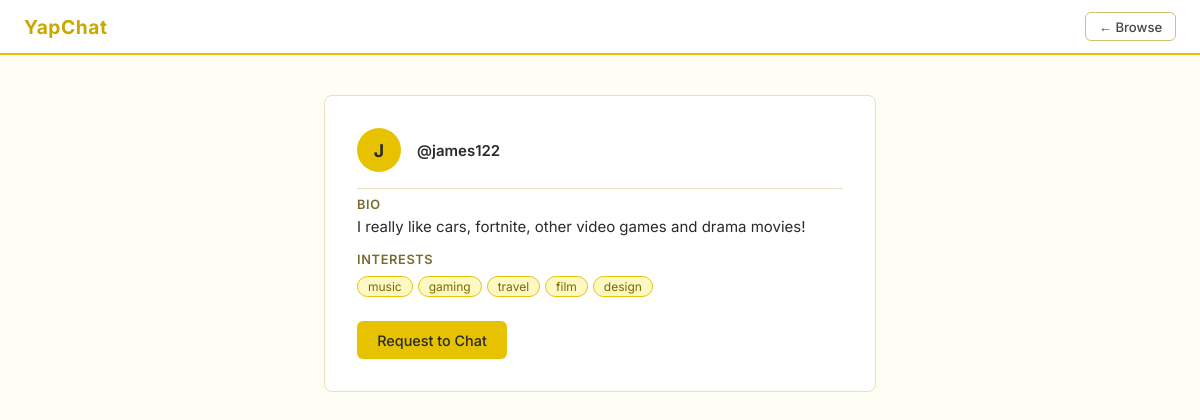
/profile/james122 (signed in), run on the app's committed database.
### tables this page shows
CREATE TABLE users (
                username      TEXT PRIMARY KEY,
                password_hash TEXT NOT NULL,
                bio           TEXT DEFAULT '',
                tags          TEXT DEFAULT ''
            );

### main.py (the view)
@app.route('/profile/<username>') #____________________PROFILE_PAGE________________________
@login_required
def profile(username):
    with get_db() as conn:
        user = conn.execute(
            'SELECT username, bio, tags FROM users WHERE username = ?', (username,)
        ).fetchone()
    if not user:
        return redirect(url_for('browse'))
    user_data = {
        'username': user['username'],
        'bio':      user['bio'],
        'tags':     [t.strip() for t in user['tags'].split(',') if t.strip()]
    }
    return render_template('profile.html', user=user_data,
                           current_user=session['username'])

### main.py (called while the page is built)
def get_db():
    conn = sqlite3.connect(DATABASE)
    conn.row_factory = sqlite3.Row
    return conn

def login_required(f):
    from functools import wraps
    @wraps(f)
    def decorated(*args, **kwargs):
        if 'username' not in session:
            return redirect(url_for('home'))
        return f(*args, **kwargs)
    return decorated

### templates/profile.html (shortened to what this page needs)
<!DOCTYPE html>
<html lang="en">
<head>
  <link rel="stylesheet" href="/static/css/style.css">
</head>
<body>
  <nav class="navbar">
    <span class="navbar-brand">YapChat</span>
    <div class="navbar-links">
      <a href="/browse" class="btn btn-secondary btn-sm">← Browse</a>
    </div>
  </nav>
  <div class="settings-layout">
    <div class="card">
      <div style="display:flex; align-items:center; gap:1rem; margin-bottom:1rem;">
        <div class="user-avatar">{{ user.username[0].upper() }}</div>
        <div>
          <div class="user-name">@{{ user.username }}</div>
        </div>
      </div>
      <hr class="divider">
      <div class="field">
        <label>Bio</label>
        <p>{{ user.bio if user.bio else 'No bio yet.' }}</p>
      </div>
      <div class="field" style="margin-top:1rem;">
        <label>Interests</label>
        <div class="tags">
          {% if user.tags %}
            {% for tag in user.tags %}
            <span class="tag">{{ tag }}</span>
            {% endfor %}
          {% else %}
            <p>No tags yet.</p>
          {% endif %}
        </div>
      </div>
      {% if user.username != current_user %}
      <div style="margin-top:1.5rem;">
        <a href="/request-chat/{{ user.username }}" class="btn btn-primary">
          Request to Chat
        </a>
      </div>
      {% endif %}
    </div>
  </div>
</body>
</html>

### static/css/style.css (style rules this page uses)
* { box-sizing: border-box; margin: 0; padding: 0; }
body { font-family: 'Inter', sans-serif; background: #fffef5; color: #2a2a2a; font-size: 15px; }
a { color: #b8860b; text-decoration: none; }
.card { background: #fff; border: 1px solid #e8e0c0; border-radius: 8px; padding: 2rem; }
.field { display: flex; flex-direction: column; gap: 5px; margin-bottom: 1rem; }
.field label { font-size: 0.8rem; font-weight: 600; color: #7a6a30; text-transform: uppercase; letter-spacing: 0.05em; }
.btn { display: inline-block; padding: 0.6rem 1.2rem; border-radius: 6px; border: 1px solid transparent; font-family: inherit; font-size: 0.9rem; font-weight: 500; cursor: pointer; text-align: center; transition: opacity 0.15s; }
.btn-primary { background: #e6c200; color: #2a2a2a; }
.btn-secondary { background: #fff; color: #444; border-color: #d4c070; }
.btn-sm { padding: 0.35rem 0.8rem; font-size: 0.82rem; }
.tags { display: flex; flex-wrap: wrap; gap: 5px; margin-top: 4px; }
.tag { background: #fef9c3; color: #7a6a00; border-radius: 20px; font-size: 0.75rem; padding: 2px 10px; border: 1px solid #e6c200; }
.navbar { background: #fff; border-bottom: 2px solid #e6c200; padding: 0.75rem 1.5rem; display: flex; align-items: center; justify-content: space-between; position: sticky; top: 0; z-index: 10; }
.navbar-brand { font-weight: 700; font-size: 1.2rem; color: #c9a800; letter-spacing: 0.03em; }
.navbar-links { display: flex; align-items: center; gap: 0.75rem; }
.user-avatar { width: 44px; height: 44px; border-radius: 50%; background: #e6c200; color: #2a2a2a; display: flex; align-items: center; justify-content: center; font-weight: 700; font-size: 1.1rem; }
.user-name { font-weight: 600; color: #2a2a2a; }
.settings-layout { max-width: 600px; margin: 2.5rem auto; padding: 0 1.5rem; }
.divider { border: none; border-top: 1px solid #e8e0c0; margin: 0.5rem 0; }

### data on the page
users: username "james122", bio "I really like cars, fortnite, other video games and drama movies!"

### other printed values
{{ user.username[0].upper() }} "J"
{{ tag }} "music" "gaming" "travel" "film" "design"
